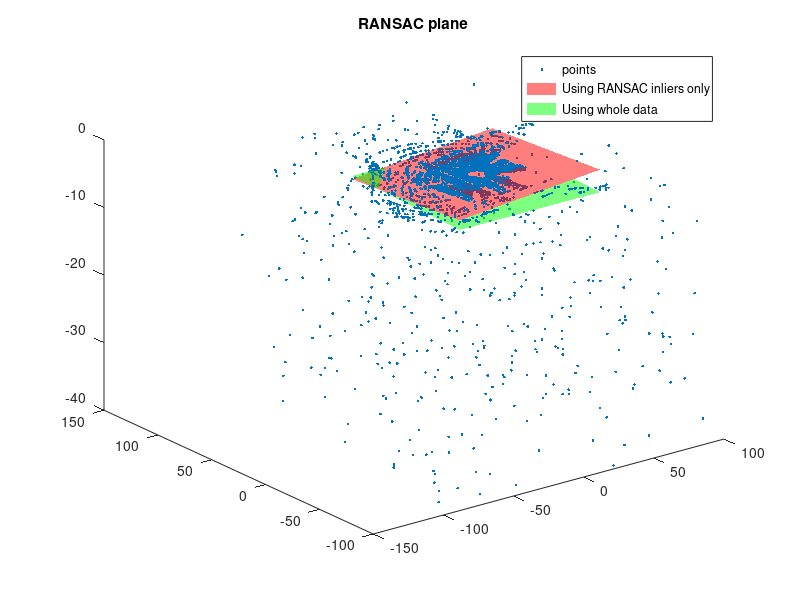

Recreate this plot in MATLAB.
clear all;
load('data_points_plane.mat');
x=points(:,1); y=points(:,2); z=points(:,3);
plot3(x,y,z,'.'); 
hold on;
title('RANSAC plane');
num=length(points(:,1));  %number of points
bestInNum=0;                %best number of inliers
p=0.99; s=3; w=0.9; threshold=2;        %RANSAC input, 3points for plane fit
N=log(1-p)/log(1-w^s);

for i=1:round(N)
    %choose 3 points randomly
    randIdx=randi([1,num],1,3);  
    sample=points(randIdx,:);
    
    v1=sample(2,:)-sample(1,:);
    v2=sample(3,:)-sample(1,:);     
    normal=cross(v1,v2);
    normal=normal/norm(normal);
    distance = (points - repmat(sample(1,:),num,1))*normal';
    
    %find inliers
    inlierIdx=find(abs(distance)<=threshold);  
    if length(inlierIdx)>bestInNum
        bestInNum=length(inlierIdx);
        inliers=points(inlierIdx,:);
    end
end

[X,Y]=meshgrid(-50:50,-50:50);

%RANSAC plane plotting
xi=inliers(:,1); yi=inliers(:,2); zi=inliers(:,3);
%plot3(xi,yi,zi,'r.');       %plotting ransac inliers
a=[xi yi ones(bestInNum,1)];
theta=inv(a'*a)*a'*(-zi);
Z=-1*(theta(1)*X+theta(2)*Y+theta(3));        %equation of plane
rsurf=surf(X,Y,Z,'FaceColor',[1 0 0],'FaceAlpha',0.5,'LineStyle','none');

hold on;
a=[x y ones(num,1)];
theta=inv(a'*a)*a'*(-z);
ZO=-1*(theta(1)*X+theta(2)*Y+theta(3));
osurf=surf(X,Y,ZO,'FaceColor',[0 1 0],'FaceAlpha',0.5,'LineStyle','none');

legend('points','Using RANSAC inliers only','Using whole data');

